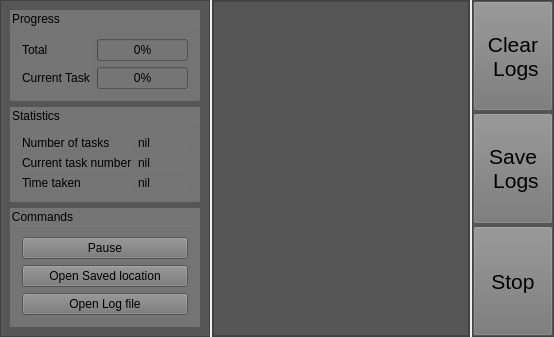
           <widget class="QWidget" name="StatusPage">
            <layout class="QHBoxLayout" name="horizontalLayout_6" stretch="3,5,1">
             <property name="spacing">
              <number>2</number>
             </property>
             <property name="margin">
              <number>0</number>
             </property>
             <item>
              <widget class="QFrame" name="frame_17">
               <property name="styleSheet">
                <string notr="true">background-color: rgb(86, 86, 86)</string>
               </property>
               <property name="frameShape">
                <enum>QFrame::StyledPanel</enum>
               </property>
               <property name="frameShadow">
                <enum>QFrame::Raised</enum>
               </property>
               <layout class="QVBoxLayout" name="verticalLayout_19">
                <item>
                 <widget class="QGroupBox" name="groupBox">
                  <property name="styleSheet">
                   <string notr="true">background-color: rgb(117, 117, 117);</string>
                  </property>
                  <property name="title">
                   <string>Progress</string>
                  </property>
                  <layout class="QGridLayout" name="gridLayout_4">
                   <item row="0" column="0">
                    <widget class="QLabel" name="label_12">
                     <property name="text">
                      <string>Total</string>
                     </property>
                    </widget>
                   </item>
                   <item row="1" column="0">
                    <widget class="QLabel" name="label_13">
                     <property name="text">
                      <string>Current Task</string>
                     </property>
                    </widget>
                   </item>
                   <item row="0" column="1">
                    <widget class="QProgressBar" name="prog_tot">
                     <property name="value">
                      <number>0</number>
                     </property>
                     <property name="alignment">
                      <set>Qt::AlignLeading|Qt::AlignLeft|Qt::AlignVCenter</set>
                     </property>
                     <property name="textVisible">
                      <bool>true</bool>
                     </property>
                     <property name="orientation">
                      <enum>Qt::Horizontal</enum>
                     </property>
                     <property name="invertedAppearance">
                      <bool>false</bool>
                     </property>
                     <property name="textDirection">
                      <enum>QProgressBar::BottomToTop</enum>
                     </property>
                    </widget>
                   </item>
                   <item row="1" column="1">
                    <widget class="QProgressBar" name="prog_cur">
                     <property name="value">
                      <number>0</number>
                     </property>
                     <property name="alignment">
                      <set>Qt::AlignLeading|Qt::AlignLeft|Qt::AlignVCenter</set>
                     </property>
                     <property name="textVisible">
                      <bool>true</bool>
                     </property>
                     <property name="orientation">
                      <enum>Qt::Horizontal</enum>
                     </property>
                     <property name="invertedAppearance">
                      <bool>false</bool>
                     </property>
                     <property name="textDirection">
                      <enum>QProgressBar::BottomToTop</enum>
                     </property>
                    </widget>
                   </item>
                  </layout>
                 </widget>
                </item>
                <item>
                 <widget class="QGroupBox" name="groupBox_2">
                  <property name="styleSheet">
                   <string notr="true">background-color: rgb(117, 117, 117);</string>
                  </property>
                  <property name="title">
                   <string>Statistics</string>
                  </property>
                  <layout class="QGridLayout" name="gridLayout_5">
                   <item row="1" column="0">
                    <widget class="QLabel" name="label_16">
                     <property name="text">
                      <string>Current task number</string>
                     </property>
                    </widget>
                   </item>
                   <item row="1" column="1">
                    <widget class="QLabel" name="stat_ct">
                     <property name="text">
                      <string>nil</string>
                     </property>
                    </widget>
                   </item>
                   <item row="0" column="0">
                    <widget class="QLabel" name="label_14">
                     <property name="text">
                      <string>Number of tasks</string>
                     </property>
                    </widget>
                   </item>
                   <item row="0" column="1">
                    <widget class="QLabel" name="stat_tk">
                     <property name="text">
                      <string>nil</string>
                     </property>
                    </widget>
                   </item>
                   <item row="2" column="0">
                    <widget class="QLabel" name="label_18">
                     <property name="text">
                      <string>Time taken</string>
                     </property>
                    </widget>
                   </item>
                   <item row="2" column="1">
                    <widget class="QLabel" name="stat_ti">
                     <property name="text">
                      <string>nil</string>
                     </property>
                    </widget>
                   </item>
                  </layout>
                 </widget>
                </item>
                <item>
                 <widget class="QGroupBox" name="groupBox_3">
                  <property name="styleSheet">
                   <string notr="true">background-color: rgb(117, 117, 117);</string>
                  </property>
                  <property name="title">
                   <string>Commands</string>
                  </property>
                  <layout class="QVBoxLayout" name="verticalLayout_20">
                   <item>
                    <widget class="QPushButton" name="stat_pauseresumebtn">
                     <property name="text">
                      <string>Pause</string>
                     </property>
                    </widget>
                   </item>
                   <item>
                    <widget class="QPushButton" name="co_opensave">
                     <property name="text">
                      <string>Open Saved location</string>
                     </property>
                    </widget>
                   </item>
                   <item>
                    <widget class="QPushButton" name="co_openlog">
                     <property name="text">
                      <string>Open Log file</string>
                     </property>
                    </widget>
                   </item>
                  </layout>
                 </widget>
                </item>
               </layout>
              </widget>
             </item>
             <item>
              <widget class="QFrame" name="frame_6">
               <property name="styleSheet">
                <string notr="true">background-color: rgb(86, 86, 86)</string>
               </property>
               <property name="frameShape">
                <enum>QFrame::StyledPanel</enum>
               </property>
               <property name="frameShadow">
                <enum>QFrame::Raised</enum>
               </property>
               <layout class="QVBoxLayout" name="verticalLayout_12">
                <property name="spacing">
                 <number>2</number>
                </property>
                <property name="margin">
                 <number>0</number>
                </property>
                <item>
                 <widget class="QTextBrowser" name="console">
                  <property name="cursor" stdset="0">
                   <cursorShape>OpenHandCursor</cursorShape>
                  </property>
                  <property name="mouseTracking">
                   <bool>true</bool>
                  </property>
                  <property name="focusPolicy">
                   <enum>Qt::ClickFocus</enum>
                  </property>
                  <property name="contextMenuPolicy">
                   <enum>Qt::NoContextMenu</enum>
                  </property>
                  <property name="html">
                   <string>&lt;!DOCTYPE HTML PUBLIC &quot;-//W3C//DTD HTML 4.0//EN&quot; &quot;http://www.w3.org/TR/REC-html40/strict.dtd&quot;&gt;
&lt;html&gt;&lt;head&gt;&lt;meta name=&quot;qrichtext&quot; content=&quot;1&quot; /&gt;&lt;style type=&quot;text/css&quot;&gt;
p, li { white-space: pre-wrap; }
&lt;/style&gt;&lt;/head&gt;&lt;body style=&quot; font-family:'MS Shell Dlg 2'; font-size:8.25pt; font-weight:400; font-style:normal;&quot;&gt;
&lt;p style=&quot;-qt-paragraph-type:empty; margin-top:0px; margin-bottom:0px; margin-left:0px; margin-right:0px; -qt-block-indent:0; text-indent:0px; font-family:'Papyrus'; font-size:8pt; font-style:italic;&quot;&gt;&lt;br /&gt;&lt;/p&gt;&lt;/body&gt;&lt;/html&gt;</string>
                  </property>
                  <property name="openExternalLinks">
                   <bool>true</bool>
                  </property>
                 </widget>
                </item>
               </layout>
              </widget>
             </item>
             <item>
              <widget class="QFrame" name="frame_7">
               <property name="styleSheet">
                <string notr="true">background-color: rgb(86, 86, 86)</string>
               </property>
               <property name="frameShape">
                <enum>QFrame::StyledPanel</enum>
               </property>
               <property name="frameShadow">
                <enum>QFrame::Raised</enum>
               </property>
               <layout class="QVBoxLayout" name="verticalLayout_11">
                <property name="spacing">
                 <number>2</number>
                </property>
                <property name="margin">
                 <number>0</number>
                </property>
                <item>
                 <widget class="QPushButton" name="clearbtn">
                  <property name="sizePolicy">
                   <sizepolicy hsizetype="Minimum" vsizetype="MinimumExpanding">
                    <horstretch>0</horstretch>
                    <verstretch>0</verstretch>
                   </sizepolicy>
                  </property>
                  <property name="font">
                   <font>
                    <pointsize>16</pointsize>
                   </font>
                  </property>
                  <property name="styleSheet">
                   <string notr="true">background-color: rgb(117, 117, 117);</string>
                  </property>
                  <property name="text">
                   <string>Clear
 Logs</string>
                  </property>
                 </widget>
                </item>
                <item>
                 <widget class="QPushButton" name="savebtn">
                  <property name="sizePolicy">
                   <sizepolicy hsizetype="Minimum" vsizetype="MinimumExpanding">
                    <horstretch>0</horstretch>
                    <verstretch>0</verstretch>
                   </sizepolicy>
                  </property>
                  <property name="font">
                   <font>
                    <pointsize>16</pointsize>
                   </font>
                  </property>
                  <property name="styleSheet">
                   <string notr="true">background-color: rgb(117, 117, 117);</string>
                  </property>
                  <property name="text">
                   <string>Save
 Logs</string>
                  </property>
                 </widget>
                </item>
                <item>
                 <widget class="QPushButton" name="closebtn">
                  <property name="sizePolicy">
                   <sizepolicy hsizetype="Minimum" vsizetype="MinimumExpanding">
                    <horstretch>0</horstretch>
                    <verstretch>0</verstretch>
                   </sizepolicy>
                  </property>
                  <property name="font">
                   <font>
                    <pointsize>16</pointsize>
                   </font>
                  </property>
                  <property name="styleSheet">
                   <string notr="true">background-color: rgb(117, 117, 117);</string>
                  </property>
                  <property name="text">
                   <string>Stop</string>
                  </property>
                 </widget>
                </item>
               </layout>
              </widget>
             </item>
            </layout>
           </widget>
